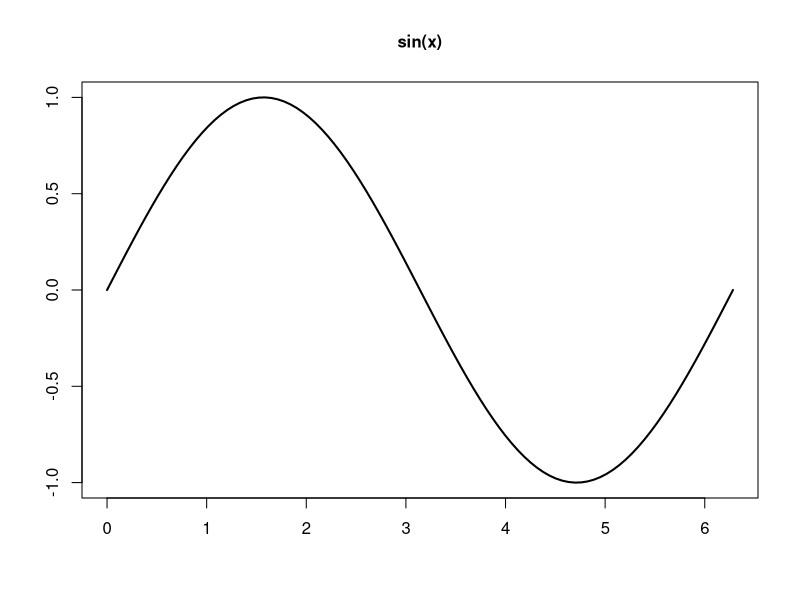
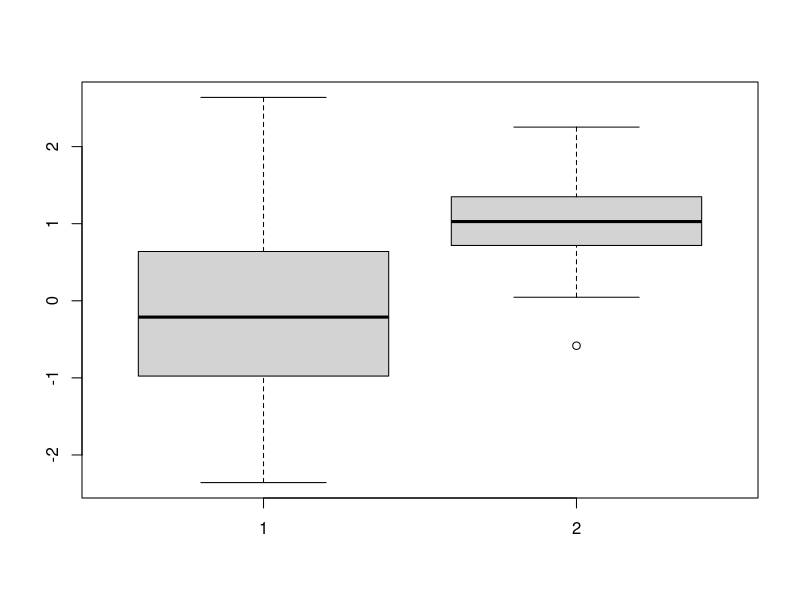

These charts were generated, in order, by the following R code:
## ---- chunk 1
knitr::opts_chunk$set(echo = TRUE, fig.width= 4.5, 
                                   fig.height= 3.5, 
                                   fig.align= "center")
## ---- chunk 2

if(system.file(package = "rmarkdown") == "") install.packages("rmarkdown")

## ---- chunk 3
if(system.file(package = "knitr") == "") install.packages("knitr")
## ---- chunk 4
print("Hello world!")
a = 1
print(a)
## ---- chunk 5
print("Hello world!")
c=3
print(c)
## ---- chunk 6
print("Hello world!")
d = 4
print(d)
## ---- chunk 7
x_ = seq(0,2*pi, length.out=100)
y_ = sin(x_)
plot(x_,y_,type="l",lty=1,lwd=2,xlab="",ylab="",main="sin(x)",cex.axis=1,cex.main=1)
## ---- chunk 8
N = 100
dati = cbind(rnorm(N), rnorm(N,mean=1, sd=0.5))
head(dati)
boxplot(dati)
